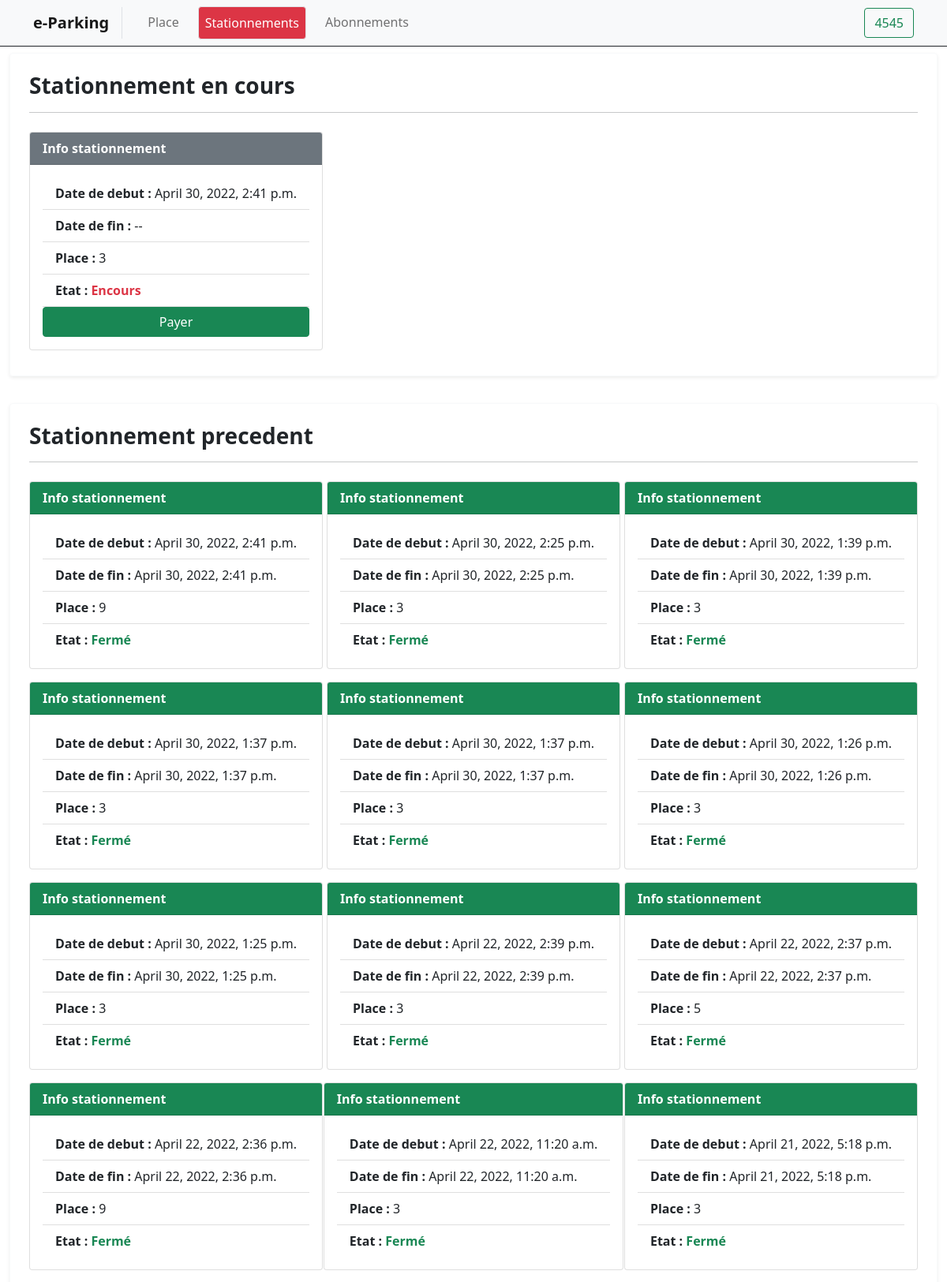
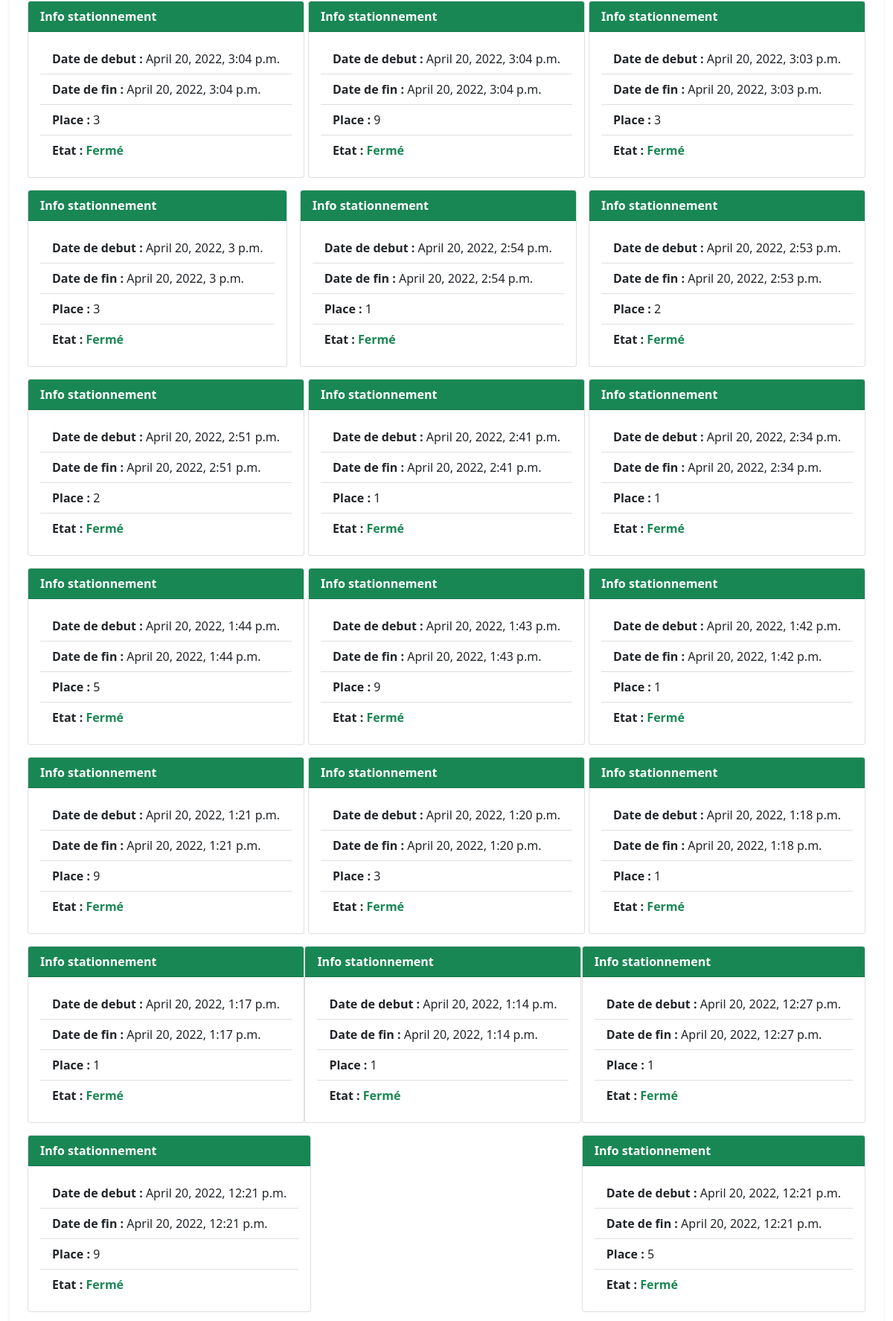
The page /client/stationnement/ (signed in, upper part) on the database its author committed (2 pictures, top to bottom).
### client/models.py (models this page shows, shortened)
class Stationnement(models.Model):
    dateD = models.DateTimeField(auto_now=True)
    dateF = models.DateTimeField(null = True, blank=True)
    client = models.ForeignKey(Utilisateur, on_delete=models.CASCADE)
    place = models.ForeignKey(Place, on_delete=models.CASCADE)

class Place(models.Model):
    numPlace = models.IntegerField()
    status = models.BooleanField()
    parking = models.ForeignKey(Parking, on_delete=models.CASCADE)
    def __str__(self) -> str:
        return str(self.numPlace)

### client/views.py (the view)
# urls.py: path('stationnement/', views.stationnement, name='stationnement'),
def stationnement(request,sucess = False):
    statlink = True
    if request.user.is_authenticated:
        client = Utilisateur.objects.get( user = request.user )
        stat = Stationnement.objects.all().filter(client = client ).order_by('-dateD')
        return render(request,'client/stationnement.html', context={'stationnements':stat,'client':client, 'statlink':statlink,'sucess':sucess})
    return redirect('index')

### client/models.py (called while the page is built)
    def abonnementEncours(self):
        return Abonnement.objects.filter(client = self).last()

    def encour(self):
        expired_on = self.dateF.replace(tzinfo=utc)
        checked_on = datetime.now().replace(tzinfo=utc)
        if expired_on>checked_on:
            return True
        return False

### client/templates/client/stationnement.html (shortened to what this page needs)
{% extends 'client/base/base.html' %}
{% load static %}
{% block content %}
{% if places.count == 0 %}
<div class="alert alert-danger" role="alert">
    Le parking est plein
</div>
{% else %}
<div class="pb-5">
    <div class=" border border-light rounded p-4 rounded shadow-sm">
        <div class="fw-bold h3">
            Stationnement en cours
        </div>
        <hr/>
        <div class="d-flex flex-wrap justify-content-between">
            {% for stat in stationnements %}
                {% if stat.dateF == None %}
                    <div class="card my-2">
                        <div class="card-header text-white fw-bold bg-secondary">
                            Info stationnement
                        </div>
                        <div class="card-body">
                            <ul class="list-group list-group-flush">
                                <li class="list-group-item"><span class="fw-bold">Date de debut :</span> {{stat.dateD}}</li>
                                <li class="list-group-item"><span class="fw-bold">Date de fin :</span> {{stat.dateF|default_if_none:"--"}} </li>
                                <li class="list-group-item"><span class="fw-bold">Place :</span> {{stat.place}}</li>
                                <li class="list-group-item"><span class="fw-bold">Etat :</span>
                                    <span class=" fw-bold text-danger"> Encours </span>
                                </li>
                                {% if client.encour.encour%}
                                <a href="#" class="btn btn-primary text-white " data-bs-toggle="modal" data-bs-target="#staticBackdrop2">Librer</a>
                                {% else %}
                                <a href="#" class="btn btn-success" data-bs-toggle="modal" data-bs-target="#staticBackdrop">Payer</a>
                                {%endif %}
                            </ul>
                        </div>
                    </div>
                {% endif %}
            {% endfor %}
        </div>
    </div>
    <hr class="border border-white "/>
    <div class=" border border-light rounded p-4 rounded shadow-sm">
        <div class="fw-bold h3">
            Stationnement precedent
        </div>
        <hr />
        <div class="d-flex flex-wrap justify-content-between">
            {% for stat in stationnements %}
                {% if stat.dateF != None %}
                    <div class="card my-2">
                        <div class="card-header text-white fw-bold bg-success">
                            Info stationnement
                        </div>
                        <div class="card-body">
                            <ul class="list-group list-group-flush">
                                <li class="list-group-item"><span class="fw-bold">Date de debut :</span> {{stat.dateD}}</li>
                                <li class="list-group-item"><span class="fw-bold">Date de fin :</span> {{stat.dateF|default_if_none:"--"}}</li>
                                <li class="list-group-item"><span class="fw-bold">Place :</span> {{stat.place}}</li>
                                <li class="list-group-item"><span class="fw-bold">Etat :</span>
                                    <span class=" fw-bold text-success"> Fermé </span>
                                </li>
                            </ul>
                        </div>
                    </div>
                {% endif %}
            {% endfor %}
        </div>
    </div>
</div>
{% endif %}
{% endblock %}

### client/templates/client/base/base.html (shortened to what this page needs)
{% extends 'client/base/main.html'%}
{% block body%}
<body styles={height:100vh;} class="bg-dar">
    <nav class="navbar navbar-expand-lg navbar-light bg-light border-bottom border-dark">
        <div class="container">
            <a class="navbar-brand fw-bold pe-3 border-end" href="{% url 'index'%}">e-Parking</a>
            <div class="collapse navbar-collapse" id="navbarSupportedContent">
                <ul class="navbar-nav me-auto mb-2 mb-lg-0">
                    <li class="nav-item mx-2">
                        <a class="nav-link {% if placelink %} border-bottom bg-danger text-white border rounded{% endif %}" aria-current="page" href="{% url 'index' %}">Place</a>
                    </li>
                    <li class="nav-item mx-2">
                        <a class="nav-link {% if statlink %} border-bottom bg-danger text-white border rounded{% endif %}" aria-current="page" href="{% url 'stationnement' %}">Stationnements</a>
                    </li>
                    <li class="nav-item mx-2">
                        <a class="nav-link {% if abonlink %} border-bottom bg-danger text-white border rounded{% endif %} "
                            aria-current="page" href="{% url 'abonnement' %}">Abonnements</a>
                    </li>
                </ul>
                <div class="d-flex">
                    {% if request.user.is_authenticated %}
                        <a class="btn btn-outline-success" href="{% url 'logout' %}">
                            {{request.user.username}}
                        </a>
                    {% else %}
                        <a class="btn btn-outline-success" href="{% url 'login' %}">
                            Se connecter
                        </a>
                    {% endif %}
                </div>
            </div>
        </div>
    </nav>
    <div class="container-fluid mt-2">
        {% block content %}
        {% endblock %}
    </div>
</body>
{% endblock %}

### rows shown on the page
Stationnement: dateD "April 30, 2022, 2:41 p.m.", dateF "--", place "3"
Stationnement: dateD "April 30, 2022, 2:41 p.m.", dateF "April 30, 2022, 2:41 p.m.", place "9"
Stationnement: dateD "April 30, 2022, 2:25 p.m.", dateF "April 30, 2022, 2:25 p.m.", place "3"
Stationnement: dateD "April 30, 2022, 1:39 p.m.", dateF "April 30, 2022, 1:39 p.m.", place "3"
Stationnement: dateD "April 30, 2022, 1:37 p.m.", dateF "April 30, 2022, 1:37 p.m.", place "3"
Stationnement: dateD "April 30, 2022, 1:37 p.m.", dateF "April 30, 2022, 1:37 p.m.", place "3"
Stationnement: dateD "April 30, 2022, 1:26 p.m.", dateF "April 30, 2022, 1:26 p.m.", place "3"
Stationnement: dateD "April 30, 2022, 1:25 p.m.", dateF "April 30, 2022, 1:25 p.m.", place "3"
Stationnement: dateD "April 22, 2022, 2:39 p.m.", dateF "April 22, 2022, 2:39 p.m.", place "3"
Stationnement: dateD "April 22, 2022, 2:37 p.m.", dateF "April 22, 2022, 2:37 p.m.", place "5"
Stationnement: dateD "April 22, 2022, 2:36 p.m.", dateF "April 22, 2022, 2:36 p.m.", place "9"
Stationnement: dateD "April 22, 2022, 11:20 a.m.", dateF "April 22, 2022, 11:20 a.m.", place "3"
Stationnement: dateD "April 21, 2022, 5:18 p.m.", dateF "April 21, 2022, 5:18 p.m.", place "3"
Stationnement: dateD "April 20, 2022, 3:04 p.m.", dateF "April 20, 2022, 3:04 p.m.", place "3"
Stationnement: dateD "April 20, 2022, 3:04 p.m.", dateF "April 20, 2022, 3:04 p.m.", place "9"
Stationnement: dateD "April 20, 2022, 3:03 p.m.", dateF "April 20, 2022, 3:03 p.m.", place "3"
Stationnement: dateD "April 20, 2022, 3 p.m.", dateF "April 20, 2022, 3 p.m.", place "3"
Stationnement: dateD "April 20, 2022, 2:54 p.m.", dateF "April 20, 2022, 2:54 p.m.", place "1"
Stationnement: dateD "April 20, 2022, 2:53 p.m.", dateF "April 20, 2022, 2:53 p.m.", place "2"
Stationnement: dateD "April 20, 2022, 2:51 p.m.", dateF "April 20, 2022, 2:51 p.m.", place "2"
Stationnement: dateD "April 20, 2022, 2:41 p.m.", dateF "April 20, 2022, 2:41 p.m.", place "1"
Stationnement: dateD "April 20, 2022, 2:34 p.m.", dateF "April 20, 2022, 2:34 p.m.", place "1"
Stationnement: dateD "April 20, 2022, 1:44 p.m.", dateF "April 20, 2022, 1:44 p.m.", place "5"
Stationnement: dateD "April 20, 2022, 1:43 p.m.", dateF "April 20, 2022, 1:43 p.m.", place "9"
Stationnement: dateD "April 20, 2022, 1:42 p.m.", dateF "April 20, 2022, 1:42 p.m.", place "1"
Stationnement: dateD "April 20, 2022, 1:21 p.m.", dateF "April 20, 2022, 1:21 p.m.", place "9"
Stationnement: dateD "April 20, 2022, 1:20 p.m.", dateF "April 20, 2022, 1:20 p.m.", place "3"
Stationnement: dateD "April 20, 2022, 1:18 p.m.", dateF "April 20, 2022, 1:18 p.m.", place "1"
Stationnement: dateD "April 20, 2022, 1:17 p.m.", dateF "April 20, 2022, 1:17 p.m.", place "1"
Stationnement: dateD "April 20, 2022, 1:14 p.m.", dateF "April 20, 2022, 1:14 p.m.", place "1"
Stationnement: dateD "April 20, 2022, 12:27 p.m.", dateF "April 20, 2022, 12:27 p.m.", place "1"
Stationnement: dateD "April 20, 2022, 12:21 p.m.", dateF "April 20, 2022, 12:21 p.m.", place "9"
Stationnement: dateD "April 20, 2022, 12:21 p.m.", dateF "April 20, 2022, 12:21 p.m.", place "5"

### other values the page prints
{{ request.user.username }} "4545"
